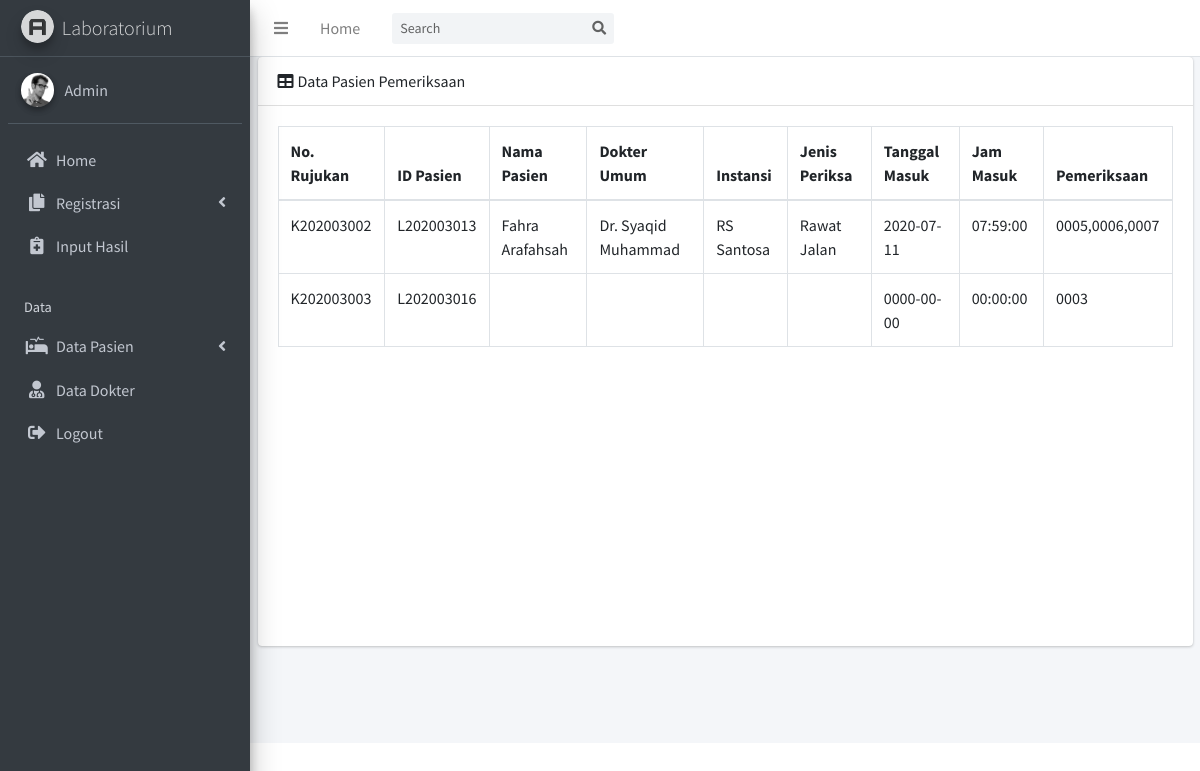
Page /pasien_rujukan.php (signed in) on the committed database.
### tables this page shows
CREATE TABLE `rujukan` (
  `no_rujukan` varchar(10) NOT NULL,
  `dokter_umum` varchar(50) NOT NULL,
  `nama_instansi` varchar(25) NOT NULL,
  `jenis_periksa` varchar(15) NOT NULL,
  `tgl_masuk` date DEFAULT NULL,
  `jam_masuk` time DEFAULT NULL,
  `tgl_keluar` date DEFAULT NULL,
  `jam_keluar` time DEFAULT NULL,
  `pembayaran` varchar(15) NOT NULL,
  `id_pasien` varchar(10) NOT NULL,
  `kode_pemeriksaan` varchar(25) NOT NULL
);

CREATE TABLE `data_pasien` (
  `id_pasien` varchar(10) NOT NULL,
  `nama_pasien` varchar(25) NOT NULL,
  `tmptlahir_pasien` varchar(15) NOT NULL,
  `ttl_pasien` date NOT NULL,
  `alamat_pasien` varchar(30) NOT NULL,
  `gender_pasien` varchar(15) NOT NULL
);

### pasien_rujukan.php (the view, shortened to what this page needs)
<!DOCTYPE html>
<html>
<head>
  <link rel="stylesheet" href="plugins/fontawesome-free/css/all.min.css">
  <link rel="stylesheet" href="https://code.ionicframework.com/ionicons/2.0.1/css/ionicons.min.css">
  <link rel="stylesheet" href="plugins/tempusdominus-bootstrap-4/css/tempusdominus-bootstrap-4.min.css">
  <link rel="stylesheet" href="plugins/icheck-bootstrap/icheck-bootstrap.min.css">
  <link rel="stylesheet" href="plugins/jqvmap/jqvmap.min.css">
  <link rel="stylesheet" href="dist/css/adminlte.min.css">
  <link rel="stylesheet" href="plugins/overlayScrollbars/css/OverlayScrollbars.min.css">
  <link rel="stylesheet" href="plugins/daterangepicker/daterangepicker.css">
  <link rel="stylesheet" href="plugins/summernote/summernote-bs4.css">
  <link href="dist/css/style2.css" rel="stylesheet">
</head>
<body class="hold-transition sidebar-mini layout-fixed">
<div class="wrapper">
  <nav class="main-header navbar navbar-expand navbar-white navbar-light">
    <ul class="navbar-nav">
      <li class="nav-item">
        <a class="nav-link" data-widget="pushmenu" href="#"><i class="fas fa-bars"></i></a>
      </li>
      <li class="nav-item d-none d-sm-inline-block">
        <a href="index3.html" class="nav-link">Home</a>
      </li>
    </ul>
    <form class="form-inline ml-3">
      <div class="input-group input-group-sm">
        <input class="form-control form-control-navbar" type="search" placeholder="Search" aria-label="Search">
        <div class="input-group-append">
          <button class="btn btn-navbar" type="submit">
            <i class="fas fa-search"></i>
          </button>
        </div>
      </div>
    </form>
  </nav>
  <aside class="main-sidebar sidebar-dark-primary elevation-4">
    <a href="index.php" class="brand-link">
      <img src="dist/img/AdminLTELogo.png" alt="AdminLTE Logo" class="brand-image img-circle elevation-3"
           style="opacity: .8">
      <span class="brand-text font-weight-light">Laboratorium</span>
    </a>
    <div class="sidebar">
      <div class="user-panel mt-3 pb-3 mb-3 d-flex">
        <div class="image">
          <img src="dist/img/user2-160x160.jpg" class="img-circle elevation-2" alt="User Image">
        </div>
        <div class="info">
          <a href="#" class="d-block">Admin</a>
        </div>
      </div>
      <nav class="mt-2">
        <ul class="nav nav-pills nav-sidebar flex-column" data-widget="treeview" role="menu" data-accordion="false">
          <li class="nav-item">
            <a href="index.php" class="nav-link">
              <i class="nav-icon fas fa-home"></i>
              <p>
                Home
              </p>
            </a>
          </li>
          <li class="nav-item has-treeview">
            <a href="#" class="nav-link">
              <i class="nav-icon fas fa-copy"></i>
              <p>
                Registrasi
                <i class="fas fa-angle-left right"></i>
              </p>
            </a>
          </li>
          <li class="nav-item has-treeview">
            <a href="input_hasil.php" class="nav-link">
              <i class="nav-icon fas fa-notes-medical"></i>
              <p>
                Input Hasil
              </p>
            </a>
          </li>
          <li class="nav-header">Data</li>
          <li class="nav-item has-treeview">
            <a href="#" class="nav-link">
              <i class="nav-icon fas fa-procedures"></i>
              <p>
                Data Pasien
                <i class="fas fa-angle-left right"></i>
              </p>
            </a>
          </li>
          <li class="nav-item">
            <a href="data_dokter.php" class="nav-link">
              <i class="nav-icon fas fa-user-md"></i>
              <p>
                Data Dokter
              </p>
            </a>
          </li>
           <?php if (!isset($_SESSION['username'])){ ?>
          <li class="nav-item">
            <a href="login.php" class="nav-link">
              <i class="nav-icon fas fa-sign-in-alt"></i>
              <p>
                Login
              </p>
            </a>
          </li>
      <?php } else { ?>
          <li class="nav-item">
            <a href="php/logout.php" class="nav-link">
              <i class="nav-icon fas fa-sign-out-alt"></i>
              <p>
                Logout
              </p>
            </a>
          </li>
      <?php } ?>
        </ul>
      </nav>
    </div>
  </aside>
  <div class="content-wrapper">
  <div class="container">
      <div class="card mb-4">
          <div class="card-header">
            <i class="fas fa-table mr-1"></i>Data Pasien Pemeriksaan</div>
          <div class="card-body">
            <div class="scrollable-idx">
              <div class="table-responsive">
                  <table class="table table-bordered" id="dataTable" width="100%" cellspacing="0">
                      <thead>
                          <tr>
                              <th>No. Rujukan</th>
                              <th>ID Pasien</th>
                              <th>Nama Pasien</th>
                              <th>Dokter Umum</th>
                              <th>Instansi</th>
                              <th>Jenis Periksa</th>
                              <th>Tanggal Masuk</th>
                              <th>Jam Masuk</th>
                              <th>Pemeriksaan</th>
                          </tr>
                      </thead>
                      <tbody>
                          <tr>
                          <?php
                              include 'php/koneksi.php';
                                  $query = mysqli_query($conn, "SELECT rujukan.*, data_pasien.nama_pasien
                            FROM rujukan, data_pasien
                            WHERE rujukan.id_pasien = data_pasien.id_pasien
                            ORDER BY id_pasien ASC");
                            ?>
                                  <?php
                                  if(mysqli_num_rows($query)) {?>
                                    <?php while ($row=mysqli_fetch_array($query)) {?>
                                    <tr>
                                      <td><?php echo $row ["no_rujukan"] ?></td>
                                      <td><?php echo $row ["id_pasien"] ?></td>
                                      <td><?php echo $row ["nama_pasien"] ?></td>
                                      <td><?php echo $row ["dokter_umum"] ?></td>
                                      <td><?php echo $row ["nama_instansi"] ?></td>
                                      <td><?php echo $row ["jenis_periksa"] ?></td>
                                      <td><?php echo $row ["tgl_masuk"] ?></td>
                                      <td><?php echo $row ["jam_masuk"] ?></td>
                                      <td><?php echo $row ["kode_pemeriksaan"] ?></td>
                                    </tr>
                                    <?php }?>
                                  <?php }?>
                          </tr>
                      </tbody>
                  </table>
              </div>
          </div>
      </div>
  </div>
</div>
</div>
</div>
</body>
</html>

### rows in the picture
rujukan: no_rujukan "K202003002", id_pasien "L202003013", id_pasien.nama_pasien "Fahra Arafahsah", dokter_umum "Dr. Syaqid Muhammad", nama_instansi "RS Santosa", jenis_periksa "Rawat Jalan", tgl_masuk "2020-07-11", jam_masuk "07:59:00", kode_pemeriksaan "0005,0006,0007"
rujukan: no_rujukan "K202003003", id_pasien "L202003016", tgl_masuk "0000-00-00", jam_masuk "00:00:00", kode_pemeriksaan "0003"
